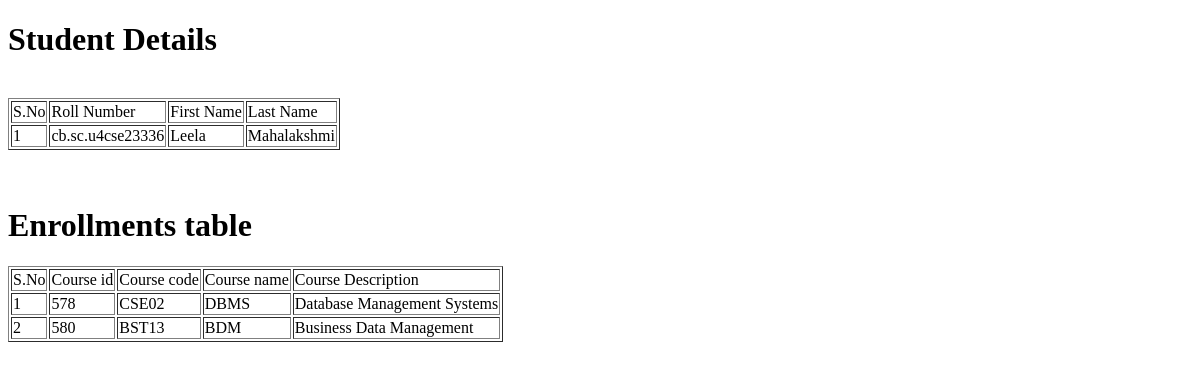
The app's page /student/cb.sc.u4cse23336, older data.
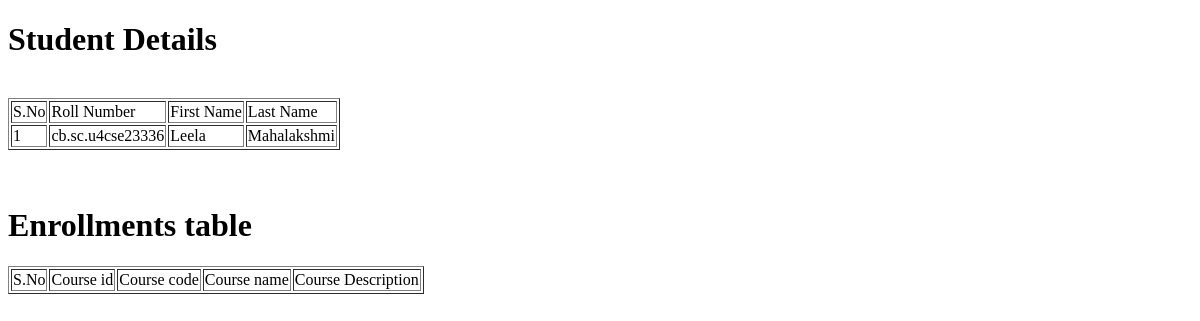
The same page, newer data.
### tables this page shows
CREATE TABLE student (student_id INTEGER PRIMARY KEY AUTOINCREMENT,roll_number TEXT UNIQUE NOT NULL,first_name TEXT NOT NULL,last_name TEXT);

CREATE TABLE course ( course_id INTEGER PRIMARY KEY AUTOINCREMENT,course_code TEXT UNIQUE NOT NULL,course_name TEXT NOT NULL,course_description TEXT NOT NULL );

### app.py (the view)
@app.route('/student/<string:roll_number>',methods=['POST','GET'])
def details(roll_number):
    with sql.connect("database.db") as conn:
        cur = conn.cursor()
        cur.execute("SELECT * FROM student WHERE roll_number=?", (roll_number,))
        rows = cur.fetchone()
        rows = [rows] if rows else []
        cur.execute(" SELECT course.course_id, course.course_code, course.course_name, course.course_description FROM course inner join enrollments  ON course.course_id = enrollments.course_id inner join student on enrollments.student_id = student.student_id where student.roll_number=?",(roll_number,))
        rows2 = cur.fetchall()
    return render_template('studentDetailsPage.html', rows=rows, rows2=rows2)

### templates/studentDetailsPage.html (shortened to what this page needs)
<!DOCTYPE html>
<html lang="en">
<head>
</head>
<body>
    <h1>Student Details</h1>
    <br>
    <table border = 1>
        <thead>
            <td>S.No</td>
           <td>Roll Number</td>
           <td>First Name</td>
           <td>Last Name</td>
        </thead>
        {% for row in rows %}
           <tr>
              <td>{{ loop.index }}</td>
              <td>{{ row[1] }}</td>
              <td> {{ row[2] }}</td>
              <td>{{ row[3] }}</td>
           </tr>
        {% endfor %}
     </table>
     <br>
     <br>
    <h1>Enrollments table</h1>
     <table border = 1>
        <thead>
            <td>S.No</td>
           <td>Course id</td>
           <td>Course code</td>
           <td>Course name</td>
           <td>Course Description</td>
        </thead>
        {% for row in rows2 %}
           <tr>
            <td>{{ loop.index }}</td>
              <td>{{ row[0] }}</td>
              <td>{{ row[1] }}</td>
              <td> {{ row[2] }}</td>
              <td>{{ row[3] }}</td>
           </tr>
        {% endfor %}
     </table>
</body>
</html>

Row changes from the older to the newer data that the page shows:
removed course: course_id "578", course_code "CSE02", course_name "DBMS", course_description "Database Management Systems"
removed course: course_id "580", course_code "BST13", course_name "BDM", course_description "Business Data Management"
